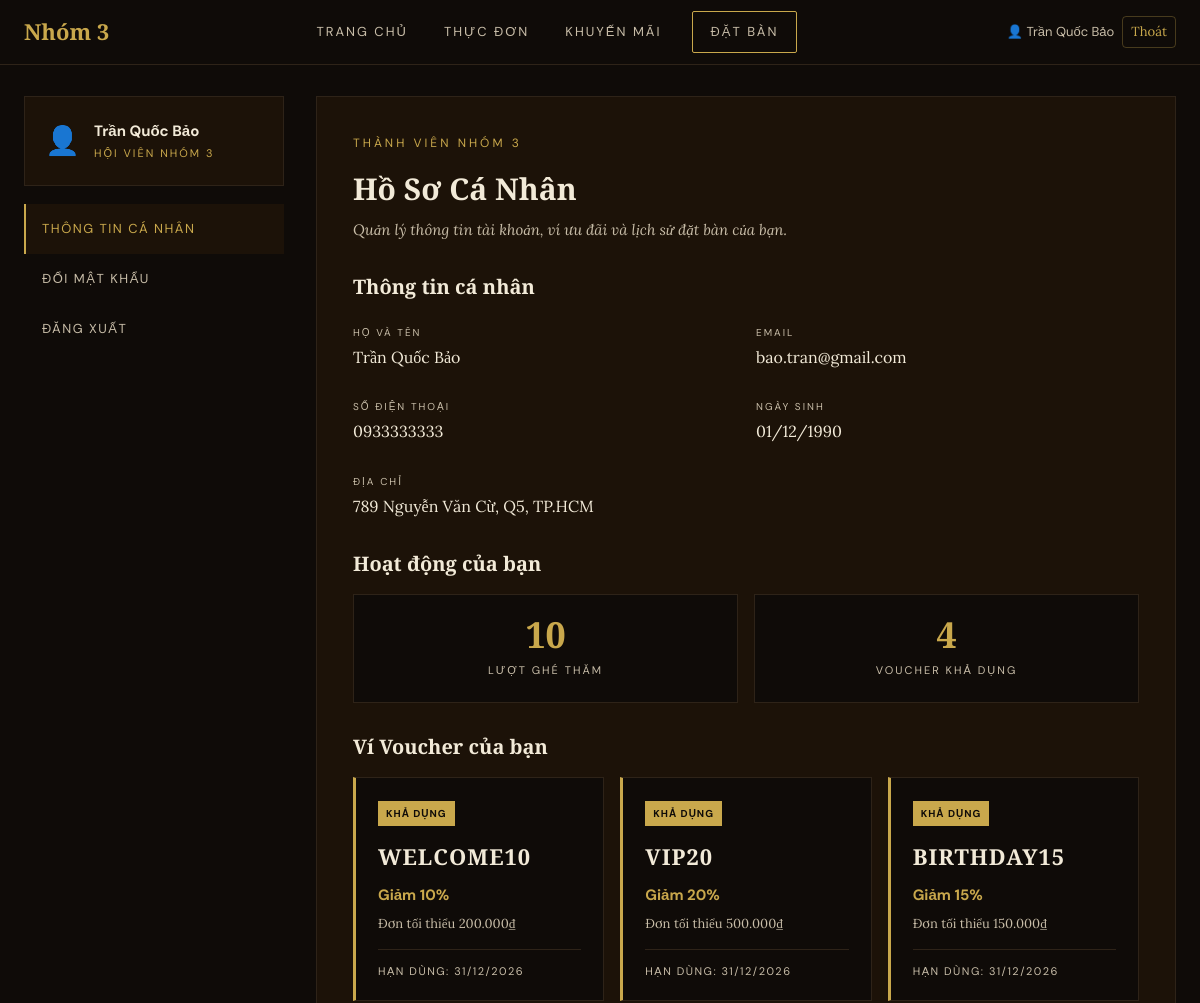
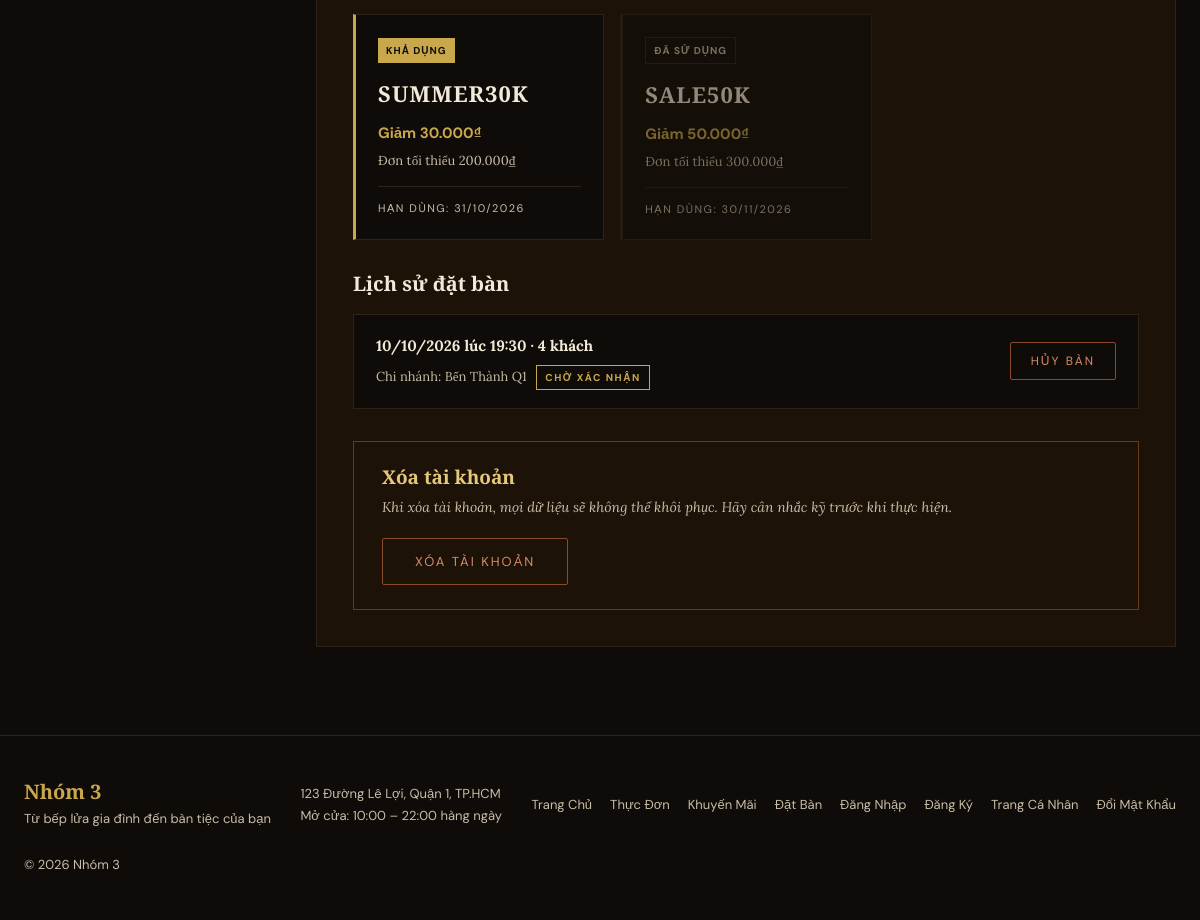
The app's page /index.php?page=canhan (signed in) with its own data (2 pictures, top to bottom).
### tables this page shows
CREATE TABLE `customer` (
  `customerId` int(11) PRIMARY KEY AUTO_INCREMENT,
  `customerName` varchar(100) NOT NULL,
  `customerPhone` varchar(20) NOT NULL UNIQUE,
  `customerEmail` varchar(150) UNIQUE,
  `passwordHash` varchar(255),
  `birthDate` date,
  `gender` ENUM('MALE', 'FEMALE', 'OTHER') DEFAULT 'MALE',
  `address` varchar(255),
  `visitCount` int(11) DEFAULT 0,
  `isDeleted` tinyint(1) NOT NULL DEFAULT 0,
  `createdAt` datetime NOT NULL DEFAULT (current_timestamp())
);

CREATE TABLE `customer_voucher` (
  `id` int(11) PRIMARY KEY AUTO_INCREMENT,
  `customerId` int(11) NOT NULL,
  `voucherId` int(11) NOT NULL,
  `status` varchar(20) NOT NULL DEFAULT 'UNUSED',
  `assignedAt` datetime NOT NULL DEFAULT (current_timestamp()),
  `usedAt` datetime
);

CREATE TABLE `voucher` (
  `voucherId` int(11) PRIMARY KEY AUTO_INCREMENT,
  `promotionId` int(11),
  `voucherCode` varchar(50) NOT NULL UNIQUE,
  `discountType` varchar(10) NOT NULL DEFAULT 'PERCENT',
  `discountValue` decimal(12,2) NOT NULL,
  `minOrderValue` decimal(12,0) NOT NULL DEFAULT 0,
  `expiryDate` date,
  `usageLimit` int(11) NOT NULL DEFAULT 1,
  `usedCount` int(11) NOT NULL DEFAULT 0,
  `isActive` tinyint(1) NOT NULL DEFAULT 1,
  `isDeleted` tinyint(1) NOT NULL DEFAULT 0,
  `createdAt` datetime NOT NULL DEFAULT (current_timestamp())
);

CREATE TABLE `reservation` (
  `reservationId` int(11) PRIMARY KEY AUTO_INCREMENT,
  `customerId` int(11),
  `tableId` int(11),
  `guestName` varchar(100) NOT NULL,
  `guestPhone` varchar(20) NOT NULL,
  `guestEmail` varchar(150),
  `reservationDate` date NOT NULL,
  `reservationTime` time NOT NULL,
  `guestCount` int(11) NOT NULL DEFAULT 1,
  `branch` varchar(100),
  `status` varchar(20) NOT NULL DEFAULT 'PENDING',
  `note` text,
  `isDeleted` tinyint(1) NOT NULL DEFAULT 0,
  `createdAt` datetime NOT NULL DEFAULT (current_timestamp())
);

### app/core/BaseController.php (called while the page is built, shortened)
<?php
class BaseController
{
    protected function render($view, $data = [])
    {
        extract($data);
        include __DIR__ . '/../views/' . $view . '.php';
    }
}

### app/controllers/client/AuthController.php (called while the page is built, shortened)
<?php
require_once __DIR__ . '/../../core/BaseController.php';
require_once __DIR__ . '/../../models/CustomerModel.php';
require_once __DIR__ . '/../../models/ReservationModel.php';
require_once __DIR__ . '/../../models/VoucherModel.php';
class AuthController extends BaseController
{
    private $customers;
    public function __construct()
    {
        $this->customers = new CustomerModel();
    }
    public function profile()
    {
        $this->render('client/canhan', [
            'customer'     => $this->customers->getById($this->customerId()),
            'reservations' => (new ReservationModel())->getByCustomer($this->customerId()),
            'vouchers'     => (new VoucherModel())->getByCustomer($this->customerId()),
        ]);
    }
}

### index.php (called while the page is built)
<?php
require_once __DIR__ . '/app/core/Router.php';
$router = new Router();
$router->get('trangchu', 'HomeController', 'index');
$router->get('thucdon', 'MenuController', 'index');
$router->get('khuyenmai', 'PromotionController', 'index');
$router->post('nhan-voucher', 'PromotionController', 'claimVoucher');
$router->get('datban', 'BookingController', 'index');
$router->post('datban', 'BookingController', 'store');
$router->post('huy-datban', 'BookingController', 'cancel');
$router->get('dangnhap', 'AuthController', 'loginForm');
$router->post('dangnhap', 'AuthController', 'login');
$router->get('dangxuat', 'AuthController', 'logout');
$router->get('dangky', 'AuthController', 'registerForm');
$router->post('dangky', 'AuthController', 'register');
$router->get('canhan', 'AuthController', 'profile');
$router->get('doimatkhau', 'AuthController', 'changePasswordForm');
$router->post('doimatkhau', 'AuthController', 'changePassword');
$router->dispatch();

### app/models/CustomerModel.php (called while the page is built, shortened)
<?php
require_once __DIR__ . '/../core/Database.php';
class CustomerModel {
    private $db;
    public function __construct() {
        $this->db = Database::getConnection();
    }
    public function getById($id) {
        $stmt = $this->db->prepare("SELECT * FROM customer WHERE customerId = ? AND isDeleted = 0");
        $stmt->bind_param("i", $id);
        $stmt->execute();
        return $stmt->get_result()->fetch_assoc();
    }
}

### app/core/Database.php (called while the page is built, shortened)
<?php
class Database
{
    private static $connection = null;
    public static function getConnection()
    {
        if (self::$connection === null) {
            $conn = new mysqli(DB_HOST, DB_USER, DB_PASS, DB_NAME, DB_PORT);
            $conn->set_charset("utf8mb4");
            self::$connection = $conn;
        }
        return self::$connection;
    }
}

### app/models/VoucherModel.php (called while the page is built, shortened)
<?php
require_once __DIR__ . '/../core/Database.php';
class VoucherModel {
    private $db;
    public function __construct() {
        $this->db = Database::getConnection();
    }
    public function getByCustomer($customerId) {
        $sql = "SELECT cv.id AS customerVoucherId, cv.status, cv.assignedAt, cv.usedAt,
                       v.voucherId, v.voucherCode, v.discountType, v.discountValue, v.minOrderValue, v.expiryDate,
                       p.title AS promotionTitle
                FROM customer_voucher cv
                JOIN voucher v ON cv.voucherId = v.voucherId
                LEFT JOIN promotion p ON v.promotionId = p.promotionId
                WHERE cv.customerId = ? AND v.isDeleted = 0
                ORDER BY (cv.status = 'UNUSED') DESC, cv.assignedAt DESC";
        $stmt = $this->db->prepare($sql);
        $stmt->bind_param("i", $customerId);
        $stmt->execute();
        return $stmt->get_result()->fetch_all(MYSQLI_ASSOC);
    }
}

### app/models/ReservationModel.php (called while the page is built, shortened)
<?php
require_once __DIR__ . '/../core/Database.php';
class ReservationModel {
    private $db;
    public function __construct() {
        $this->db = Database::getConnection();
    }
    public function getByCustomer($customerId) {
        $sql = "SELECT * FROM reservation
                WHERE customerId = ? AND isDeleted = 0
                ORDER BY reservationDate DESC, reservationTime DESC";
        $stmt = $this->db->prepare($sql);
        $stmt->bind_param("i", $customerId);
        $stmt->execute();
        return $stmt->get_result()->fetch_all(MYSQLI_ASSOC);
    }
}

### app/views/client/canhan.php (the view, shortened to what this page needs)
<?php
$activePage = 'canhan';
include_once __DIR__ . '/../layouts/client_head.php';
include_once __DIR__ . '/../layouts/client_header.php';
$activeVoucherCount = 0;
if (!empty($vouchers)) {
    foreach ($vouchers as $v) {
        if ($v['status'] === 'UNUSED') {
            $activeVoucherCount++;
        }
    }
}
?>
  <div class="account">
    <div>
      <div class="user-card">
        <span class="avatar">👤</span>
        <div>
          <span class="user-name"><?= htmlspecialchars($customer['customerName'] ?? 'Thành viên') ?></span>
          <span class="user-role">Hội viên Nhóm 3</span>
        </div>
      </div>
      <div class="account-menu">
        <a class="active" href="index.php?page=canhan">Thông Tin Cá Nhân</a>
        <a href="index.php?page=doimatkhau">Đổi Mật Khẩu</a>
        <a href="index.php?page=dangxuat">Đăng Xuất</a>
      </div>
    </div>
    <div class="account-content">
      <p class="eyebrow">Thành viên Nhóm 3</p>
      <h2>Hồ Sơ Cá Nhân</h2>
      <p class="account-note">Quản lý thông tin tài khoản, ví ưu đãi và lịch sử đặt bàn của bạn.</p>
      <h3 class="block-title">Thông tin cá nhân</h3>
      <div class="profile-grid">
        <div class="profile-item">
          <label>Họ và tên</label>
          <p><?= htmlspecialchars($customer['customerName'] ?? 'Chưa cập nhật') ?></p>
        </div>
        <div class="profile-item">
          <label>Email</label>
          <p><?= htmlspecialchars($customer['customerEmail'] ?? 'Chưa cập nhật') ?></p>
        </div>
        <div class="profile-item">
          <label>Số điện thoại</label>
          <p><?= htmlspecialchars($customer['customerPhone'] ?? 'Chưa cập nhật') ?></p>
        </div>
        <div class="profile-item">
          <label>Ngày sinh</label>
          <p><?= !empty($customer['birthDate']) ? date('d/m/Y', strtotime($customer['birthDate'])) : 'Chưa cập nhật' ?></p>
        </div>
        <div class="profile-item profile-item-full">
          <label>Địa chỉ</label>
          <p><?= htmlspecialchars($customer['address'] ?? 'Chưa cập nhật') ?></p>
        </div>
      </div>
      <h3 class="block-title">Hoạt động của bạn</h3>
      <div class="mini-stats">
        <div class="mini-stat">
          <p class="mini-stat-number"><?= (int)($customer['visitCount'] ?? 0) ?></p>
          <p class="mini-stat-title">Lượt ghé thăm</p>
        </div>
        <div class="mini-stat">
          <p class="mini-stat-number"><?= $activeVoucherCount ?></p>
          <p class="mini-stat-title">Voucher khả dụng</p>
        </div>
      </div>
      <h3 class="block-title">Ví Voucher của bạn</h3>
      <?php if (!empty($vouchers)): ?>
        <div class="voucher-list">
          <?php foreach ($vouchers as $v): ?>
            <?php $isUnused = ($v['status'] === 'UNUSED'); ?>
            <div class="voucher-card <?= $isUnused ? '' : 'voucher-card--used' ?>">
              <span class="voucher-card__status"><?= $isUnused ? 'Khả dụng' : 'Đã sử dụng' ?></span>
              <p class="voucher-card__code"><?= htmlspecialchars($v['voucherCode']) ?></p>
              <p class="voucher-card__discount">
                Giảm <?= $v['discountType'] === 'PERCENT' ? (float)$v['discountValue'] . '%' : number_format($v['discountValue'], 0, ',', '.') . '₫' ?>
              </p>
              <p class="voucher-card__condition">Đơn tối thiểu <?= number_format($v['minOrderValue'], 0, ',', '.') ?>₫</p>
              <?php if (!empty($v['expiryDate'])): ?>
                <p class="voucher-card__expiry">Hạn dùng: <?= date('d/m/Y', strtotime($v['expiryDate'])) ?></p>
              <?php endif; ?>
            </div>
          <?php endforeach; ?>
        </div>
      <?php else: ?>
        <p class="account-empty">Bạn chưa có mã ưu đãi nào trong ví.</p>
      <?php endif; ?>
      <h3 class="block-title">Lịch sử đặt bàn</h3>
      <?php
      $statusLabels = ['PENDING' => 'Chờ xác nhận', 'CONFIRMED' => 'Đã xác nhận', 'CANCELLED' => 'Đã hủy'];
      ?>
      <?php if (!empty($reservations)): ?>
        <div class="reservation-list">
          <?php foreach ($reservations as $res): ?>
            <div class="reservation-card">
              <div>
                <p class="reservation-card__title">
                  <?= date('d/m/Y', strtotime($res['reservationDate'])) ?> lúc <?= substr($res['reservationTime'], 0, 5) ?> · <?= (int)$res['guestCount'] ?> khách
                </p>
                <p class="reservation-card__meta">
                  Chi nhánh: <?= htmlspecialchars($res['branch'] ?? 'Lê Lợi Q1') ?>
                  <span class="reservation-status reservation-status--<?= strtolower($res['status']) ?>"><?= $statusLabels[$res['status']] ?? $res['status'] ?></span>
                </p>
              </div>
              <?php if ($res['status'] === 'PENDING'): ?>
                <form action="index.php?page=huy-datban" method="POST" onsubmit="return confirm('Bạn có chắc muốn hủy đặt bàn này không?')">
                  <button type="submit" class="button button-danger">Hủy bàn</button>
                </form>
              <?php endif; ?>
            </div>
          <?php endforeach; ?>
        </div>
      <?php else: ?>
        <p class="account-empty">Bạn chưa có đơn đặt bàn nào.</p>
      <?php endif; ?>
      <div class="notice">
        <h3>Xóa tài khoản</h3>
        <p>Khi xóa tài khoản, mọi dữ liệu sẽ không thể khôi phục. Hãy cân nhắc kỹ trước khi thực hiện.</p>
        <button type="button" class="button button-danger">Xóa Tài Khoản</button>
      </div>
    </div>
  </div>
<?php
include_once __DIR__ . '/../layouts/client_footer.php';
?>

### app/core/Router.php (shortened to what this page needs)
<?php
class Router {
    private $routes = [];
    public function get($page, $controller, $action) {
        $this->routes['GET'][$page] = [
            'controller' => $controller,
            'action'     => $action
        ];
    }
    public function post($page, $controller, $action) {
        $this->routes['POST'][$page] = [
            'controller' => $controller,
            'action'     => $action
        ];
    }
    public function dispatch() {
        $page   = $_GET['page'] ?? 'trangchu';
        $method = $_SERVER['REQUEST_METHOD'] ?? 'GET';
        if (isset($this->routes[$method][$page])) {
            $route           = $this->routes[$method][$page];
            $action          = $route['action'];
            $controller = new $controllerClass();
            $controller->$action();
            return;
        }
    }
}

### app/views/layouts/client_head.php (shortened to what this page needs)
<!DOCTYPE html>
<html lang="vi">
<head>
  <link rel="stylesheet" href="public/asset/css/client/style.css" />
</head>
<body>

### app/views/layouts/client_header.php (shortened to what this page needs)
<?php $activePage = $activePage ?? ''; ?>
  <div id="header">
    <div class="header-inner">
      <a class="logo" href="index.php?page=trangchu">Nhóm 3</a>
      <div id="menu">
        <a class="<?= ($activePage === 'trangchu') ? 'active' : '' ?>" href="index.php?page=trangchu">Trang Chủ</a>
        <a class="<?= ($activePage === 'thucdon') ? 'active' : '' ?>" href="index.php?page=thucdon">Thực Đơn</a>
        <a class="<?= ($activePage === 'khuyenmai') ? 'active' : '' ?>" href="index.php?page=khuyenmai">Khuyến Mãi</a>
        <a class="menu-button <?= ($activePage === 'datban') ? 'active' : '' ?>" href="index.php?page=datban">Đặt Bàn</a>
      </div>
      <div style="display: flex; align-items: center; gap: 8px;">
        <?php if (!empty($_SESSION['customer'])): ?>
          <a class="header-user" href="index.php?page=canhan">👤 <?= htmlspecialchars($_SESSION['customer']['customerName']) ?></a>
          <a href="index.php?page=dangxuat" style="font-size: 0.82rem; color: #c9a84c; text-decoration: none; padding: 4px 8px; border: 1px solid rgba(201,168,76,0.3); border-radius: 4px;" title="Đăng xuất">Thoát</a>
        <?php else: ?>
          <a class="header-user" href="index.php?page=dangnhap">👤 Đăng Nhập</a>
        <?php endif; ?>
      </div>
    </div>
  </div>

### app/views/layouts/client_footer.php
  <div class="footer">
    <div class="footer-inner">
      <div>
        <h3>Nhóm 3</h3>
        <p>Từ bếp lửa gia đình đến bàn tiệc của bạn</p>
      </div>
      <div>
        <p>123 Đường Lê Lợi, Quận 1, TP.HCM</p>
        <p>Mở cửa: 10:00 – 22:00 hàng ngày</p>
      </div>
      <div class="footer-links">
        <a href="index.php?page=trangchu">Trang Chủ</a>
        <a href="index.php?page=thucdon">Thực Đơn</a>
        <a href="index.php?page=khuyenmai">Khuyến Mãi</a>
        <a href="index.php?page=datban">Đặt Bàn</a>
        <a href="index.php?page=dangnhap">Đăng Nhập</a>
        <a href="index.php?page=dangky">Đăng Ký</a>
        <a href="index.php?page=canhan">Trang Cá Nhân</a>
        <a href="index.php?page=doimatkhau">Đổi Mật Khẩu</a>
      </div>
      <p>© 2026 Nhóm 3</p>
    </div>
  </div>
</body>
</html>

### records on screen
customer: customerName "Trần Quốc Bảo", customerEmail "bao.tran@gmail.com", customerPhone "0933333333", birthDate "01/12/1990", address "789 Nguyễn Văn Cừ, Q5, TP.HCM", visitCount "10"
customer_voucher: status "KHẢ DỤNG", voucherId.voucherCode "WELCOME10", voucherId.discountValue "10", voucherId.minOrderValue "200.000", voucherId.expiryDate "31/12/2026"
customer_voucher: status "KHẢ DỤNG", voucherId.voucherCode "VIP20", voucherId.discountValue "20", voucherId.minOrderValue "500.000", voucherId.expiryDate "31/12/2026"
customer_voucher: status "KHẢ DỤNG", voucherId.voucherCode "BIRTHDAY15", voucherId.discountValue "15", voucherId.minOrderValue "150.000", voucherId.expiryDate "31/12/2026"
customer_voucher: status "KHẢ DỤNG", voucherId.voucherCode "SUMMER30K", voucherId.discountValue "30.000", voucherId.minOrderValue "200.000", voucherId.expiryDate "31/10/2026"
customer_voucher: status "ĐÃ SỬ DỤNG", voucherId.voucherCode "SALE50K", voucherId.discountValue "50.000", voucherId.minOrderValue "300.000", voucherId.expiryDate "30/11/2026"
reservation: reservationDate "10/10/2026", reservationTime "19:30", guestCount "4", branch "Bến Thành Q1", status "CHỜ XÁC NHẬN"

### other values on screen
$_SESSION['customer']['customerName'] "Trần Quốc Bảo"
$activeVoucherCount "4"
